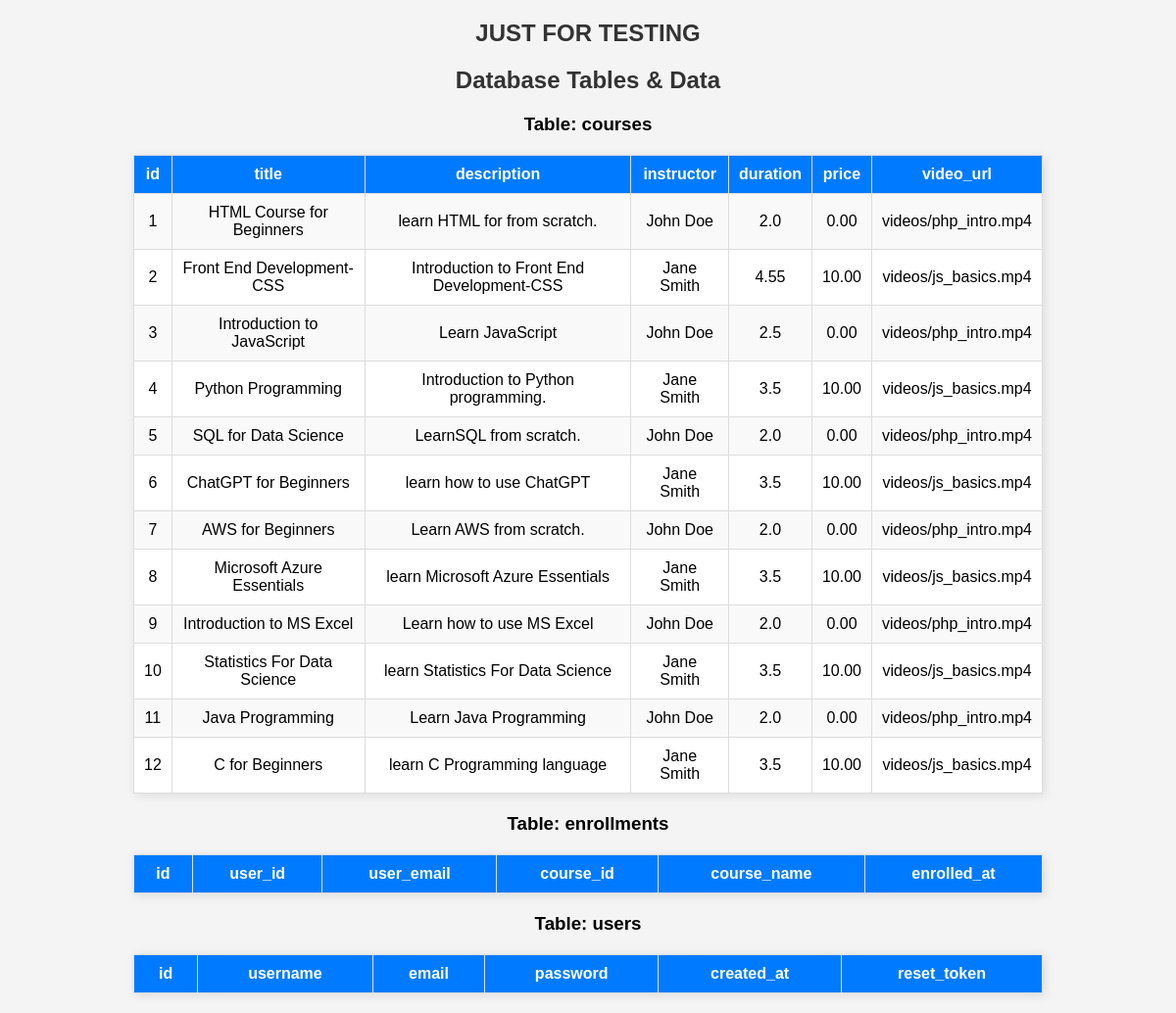
Screenshot of /frontend/v.php with the database file from the repository.
### tables this page shows
CREATE TABLE `courses` (
  `id` int(11) NOT NULL,
  `title` varchar(255) NOT NULL,
  `description` text NOT NULL,
  `instructor` varchar(255) NOT NULL,
  `duration` varchar(50) NOT NULL,
  `price` decimal(10,2) NOT NULL DEFAULT 0.00,
  `video_url` varchar(255) NOT NULL
);

### frontend/v.php (the view, shortened to what this page needs)
<?php
$servername = "localhost";
$username = "root";
$password = "";
$dbname = "lms";
$conn = new mysqli($servername, $username, $password, $dbname);
$tables = [];
$result = $conn->query("SHOW TABLES");
while ($row = $result->fetch_array()) {
    $tables[] = $row[0];
}
?>
<!DOCTYPE html>
<html lang="en">
<head>
</head>
<body>
<h2>JUST FOR TESTING </h2>
<h2>Database Tables & Data</h2>
<?php foreach ($tables as $table): ?>
    <h3>Table: <?php echo $table; ?></h3>
    <table>
        <tr>
            <?php
            $columns = $conn->query("SHOW COLUMNS FROM $table");
            while ($col = $columns->fetch_assoc()) {
                echo "<th>{$col['Field']}</th>";
            }
            ?>
        </tr>
        <?php
        $data = $conn->query("SELECT * FROM $table");
        while ($row = $data->fetch_assoc()) {
            echo "<tr>";
            foreach ($row as $value) {
                echo "<td>$value</td>";
            }
            echo "</tr>";
        }
        ?>
    </table>
<?php endforeach; ?>
</body>
</html>

### frontend/v.php (style rules this page uses)
body { font-family: Arial, sans-serif; background-color: #f4f4f4; text-align: center; margin: 20px; }
h2 { color: #333; }
table { width: 80%; margin: 20px auto; border-collapse: collapse; background: #fff; box-shadow: 2px 2px 10px rgba(0,0,0,0.1); }
th, td { padding: 10px; border: 1px solid #ddd; }
th { background: #007bff; color: white; }
tr:nth-child(even) { background: #f9f9f9; }

### rows the page displays
courses: id "1", title "HTML Course for Beginners", description "learn HTML for from scratch.", instructor "John Doe", duration "2.0", price "0.00", video_url "videos/php_intro.mp4"
courses: id "2", title "Front End Development-CSS", description "Introduction to Front End Development-CSS", instructor "Jane Smith", duration "4.55", price "10.00", video_url "videos/js_basics.mp4"
courses: id "3", title "Introduction to JavaScript", description "Learn JavaScript", instructor "John Doe", duration "2.5", price "0.00", video_url "videos/php_intro.mp4"
courses: id "4", title "Python Programming", description "Introduction to Python programming.", instructor "Jane Smith", duration "3.5", price "10.00", video_url "videos/js_basics.mp4"
courses: id "5", title "SQL for Data Science", description "LearnSQL from scratch.", instructor "John Doe", duration "2.0", price "0.00", video_url "videos/php_intro.mp4"
courses: id "6", title "ChatGPT for Beginners", description "learn how to use ChatGPT", instructor "Jane Smith", duration "3.5", price "10.00", video_url "videos/js_basics.mp4"
courses: id "7", title "AWS for Beginners", description "Learn AWS from scratch.", instructor "John Doe", duration "2.0", price "0.00", video_url "videos/php_intro.mp4"
courses: id "8", title "Microsoft Azure Essentials", description "learn Microsoft Azure Essentials", instructor "Jane Smith", duration "3.5", price "10.00", video_url "videos/js_basics.mp4"
courses: id "9", title "Introduction to MS Excel", description "Learn how to use MS Excel", instructor "John Doe", duration "2.0", price "0.00", video_url "videos/php_intro.mp4"
courses: id "10", title "Statistics For Data Science", description "learn Statistics For Data Science", instructor "Jane Smith", duration "3.5", price "10.00", video_url "videos/js_basics.mp4"
courses: id "11", title "Java Programming", description "Learn Java Programming", instructor "John Doe", duration "2.0", price "0.00", video_url "videos/php_intro.mp4"
courses: id "12", title "C for Beginners", description "learn C Programming language", instructor "Jane Smith", duration "3.5", price "10.00", video_url "videos/js_basics.mp4"

### other values shown
$table "courses"
$col['Field'] "id"
$col['Field'] "title"
$col['Field'] "description"
$col['Field'] "instructor"
$col['Field'] "duration"
$col['Field'] "price"
$col['Field'] "video_url"
$table "enrollments"
$col['Field'] "user_id"
$col['Field'] "user_email"
$col['Field'] "course_id"
$col['Field'] "course_name"
$col['Field'] "enrolled_at"
$table "users"
